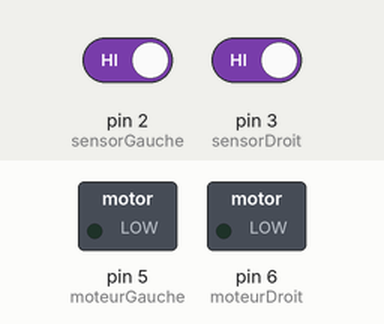
Recording of a sketch running on a simulated Arduino Uno, built with avr-gcc and run on an emulated ATmega328P. Parts: switched loads named in the sketch (green lamp = pin HIGH). The inputs (shaded band) are chosen by the test bench; at power-on: pin 2 (sensorGauche) HIGH, pin 3 (sensorDroit) HIGH.

Above: at 1.2 s.
1.3 s: pin 2 (sensorGauche) driven LOW
At 2.5 s:
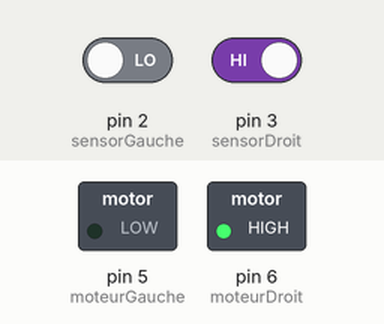
2.8 s: pin 3 (sensorDroit) driven LOW
At 3.7 s:
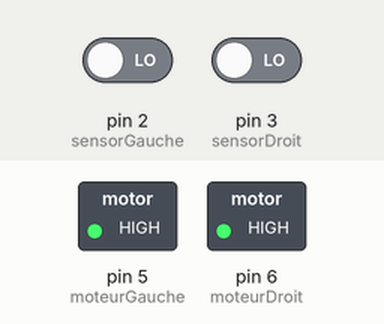
4.3 s: pin 2 (sensorGauche) driven HIGH
At 4.9 s:
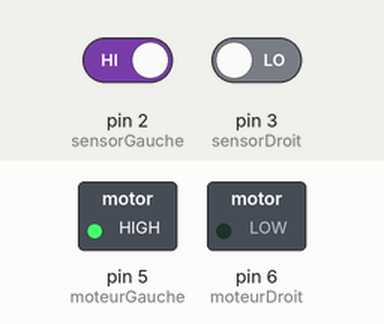
5.8 s: pin 3 (sensorDroit) driven HIGH
At 7.2 s:
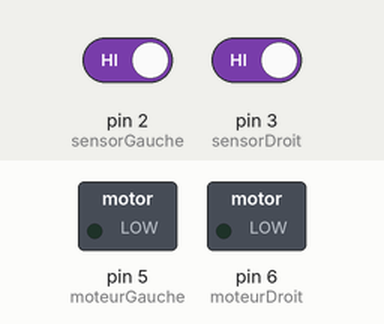
Timing chart, 0 to 8.3 s (numbered marks = the images above; inputs shaded):
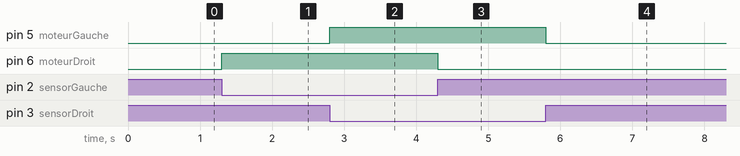

The sketch:

robotSuiveurLigne.ino
```cpp
#define sensorGauche 2
#define sensorDroit 3
#define moteurGauche 5
#define moteurDroit 6

void setup() {
  pinMode(sensorGauche, INPUT);
  pinMode(sensorDroit, INPUT);
  pinMode(moteurGauche, OUTPUT);
  pinMode(moteurDroit, OUTPUT);
}

void loop() {
  int gauche = digitalRead(sensorGauche);
  int droit = digitalRead(sensorDroit);

  if (gauche == LOW && droit == LOW) {
    // Avancer
    digitalWrite(moteurGauche, HIGH);
    digitalWrite(moteurDroit, HIGH);
  } else if (gauche == LOW && droit == HIGH) {
    // Tourner à gauche
    digitalWrite(moteurGauche, LOW);
    digitalWrite(moteurDroit, HIGH);
  } else if (gauche == HIGH && droit == LOW) {
    // Tourner à droite
    digitalWrite(moteurGauche, HIGH);
    digitalWrite(moteurDroit, LOW);
  } else {
    // Arrêter
    digitalWrite(moteurGauche, LOW);
    digitalWrite(moteurDroit, LOW);
  }
}
```

Measured:
- after the input at 1.3 s, pin 6 (moteurDroit): LOW → HIGH at once
- after the input at 2.8 s, pin 5 (moteurGauche): LOW → HIGH at once
- after the input at 4.3 s, pin 6 (moteurDroit): HIGH → LOW at once
- after the input at 5.8 s, pin 5 (moteurGauche): HIGH → LOW at once
